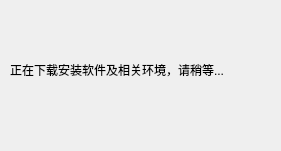
<?xml version="1.0" encoding="UTF-8"?>
<ui version="4.0">
 <class>Dialog</class>
 <widget class="QDialog" name="Dialog">
  <property name="geometry">
   <rect>
    <x>0</x>
    <y>0</y>
    <width>281</width>
    <height>151</height>
   </rect>
  </property>
  <property name="windowTitle">
   <string>提示</string>
  </property>
  <widget class="QLabel" name="label">
   <property name="geometry">
    <rect>
     <x>10</x>
     <y>60</y>
     <width>291</width>
     <height>20</height>
    </rect>
   </property>
   <property name="text">
    <string>正在下载安装软件及相关环境，请稍等...</string>
   </property>
  </widget>
 </widget>
 <resources/>
 <connections/>
</ui>
